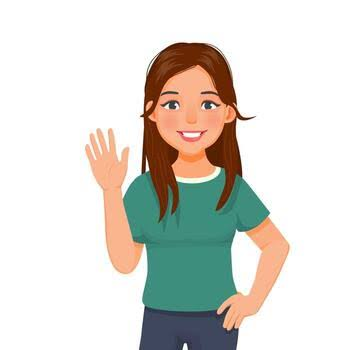
#> input picture Phase 2 (Image Transformations & Manipulation)/images.jpeg, 350 x 350 px, found by its file name
$ python Rotation_Flipping.py
#> lines starting #> are read from the running program, lines starting #| are printed output that depends on the picture
import cv2
image=cv2.imread('D:\Open CV\Phase 2 (Image Transformations & Manipulation)\images.jpeg')  # Load the image from file
#> image is the input picture: shape (350, 350, 3); mean B, G, R 209.7, 216.7, 218.7
if image is None:
    print("Error: Could not read the image.")
else:
    print("Image loaded")

    (h,w)=image.shape[:2]
#> h = 350; w = 350
    center=(w//2,h//2)
#> center = (175, 175)
    M=cv2.getRotationMatrix2D(center,90,1.0)
    rotated_image=cv2.warpAffine(image,M,(w,h))
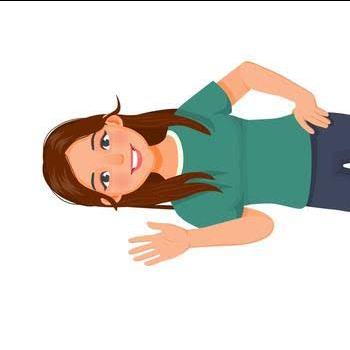
#> rotated_image: shape (350, 350, 3); mean B, G, R 209, 215.9, 217.9

    cv2.imshow("Original image:", image)
    cv2.imshow("Rotated 90 degree image",rotated_image)

    cv2.waitKey(0)
    cv2.destroyAllWindows()
